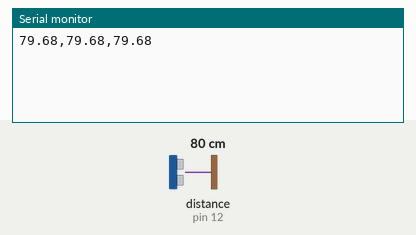
This sketch was run on a simulated Arduino Uno, built with avr-gcc and run on an emulated ATmega328P. On the bench: the last lines printed to the serial monitor. Wiring (inferred from the names in the program): ultrasonic range finder: trigger pin 11; echo pin 12. The inputs (shaded band) are chosen by the test bench; at power-on: distance to the obstacle (sensor on pin 12) 80 cm. The echo pulse lasts 58.3 µs per cm.

Above: at 1.8 s.
1.9 s: distance to the obstacle (sensor on pin 12) set to 2 cm
At 2.8 s:
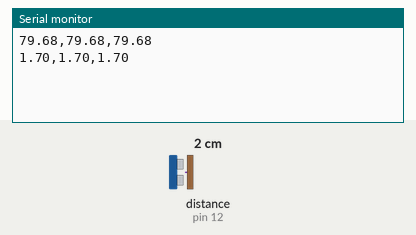
3.4 s: distance to the obstacle (sensor on pin 12) set to 4 cm
At 4.6 s:
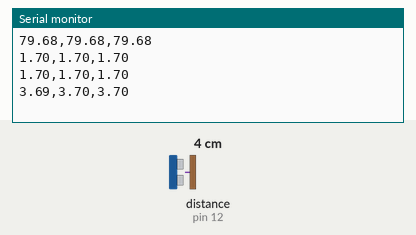
Timing chart, 0 to 6.4 s (numbered marks = the images above; inputs shaded):
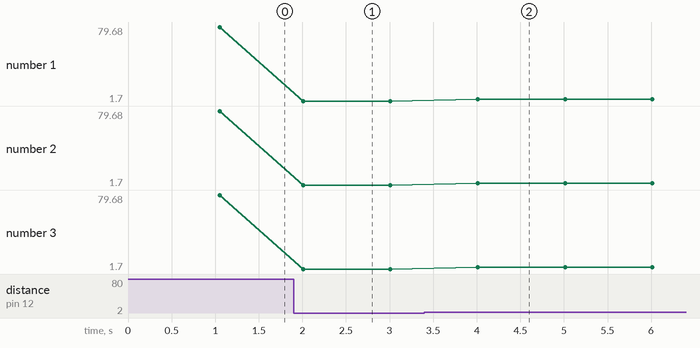

Measured:
- after the input at 1.9 s, the serial monitor: prints a new line after 0.11 s (image 1)
- after the input at 3.4 s, the serial monitor: prints a new line after 0.61 s (image 2)
- plotted number 1: 79.68 → 1.7 after the input at 1.9 s, 1.7 → 3.69 after the input at 3.4 s
- plotted number 2: 79.68 → 1.7 after the input at 1.9 s, 1.7 → 3.7 after the input at 3.4 s
- plotted number 3: 79.68 → 1.7 after the input at 1.9 s, 1.7 → 3.7 after the input at 3.4 s

The sketch:

Ultrasonido_Estadistica.ino
```cpp
/*
 * Codigo para medir distancia con sensor de ultrasonidos
 * Se mide por intervalo de tiempo mediante reloj interno
 * Se realiza calculo estadistico de valor minimo, media y máximo
 * de un array y se imprime por el puerto serie
 *
 * Sensor de Ultrasonidos: HCSR04
 * Trigger pin 11
 * Echo pin 12
 *
 * Jose Pujol
 * Jose Antonio vacas
 * Enero 2018
 */

// Conexion pines del sensor de distancia
const int triggerPin = 11; // Pin donde conectamos el emisor
const int echoPin = 12; // Pin donde conectamos el receptor

// variables para almacenar tiempo actual y tiempo anterior
unsigned long current_time = 0;
unsigned long previous_time = 0;

// constante con el intervalo de tiempo en el calculan las medidas
const long interval = 1000;

// Variables para guardar el valor minimo el medio y el maximo
float fMinimun,fAverage, fMaximun;

void setup() {
  Serial.begin(9600); // Abrimos el puerto serie
  pinMode(triggerPin, OUTPUT); // Configuramos trigger como salida digital
  pinMode(echoPin, INPUT); // Configuramos echo como entrada digital
}

void loop() {
  current_time = millis();  // grabamos el tiempo
  // si el tiempo es mayor que el intervalo medimos
  if (current_time - previous_time > interval) {
    previous_time = current_time; // actualizamos el tiempo
    // llamada a la funcion statisticdata
    statisticdata();
    // se imprimen por pantalla los valores
    Serial.print (fMinimun);  // minimo
    Serial.print (",");
    Serial.print (fAverage);  // media
    Serial.print (",");
    Serial.println (fMaximun); // maximo
  }
}

// funcion para medir la distancia
float  measuringdistance() {
  // Variable para almacenar el tiempo de la onda y la distancia
  float duration, distance;
  //Inicializamos el sensor
  digitalWrite(triggerPin, LOW);
  delayMicroseconds(5);
  // Enviamos una señal activando la salida trigger durante 10 microsegundos
  digitalWrite(triggerPin, HIGH);
  delayMicroseconds(10);
  digitalWrite(triggerPin, LOW);
  // Medimos el ancho del pulso, cuando la lectura sea HIGH
  // devuelve el tiempo transcurrido en microsegundos
  duration = pulseIn(echoPin, HIGH, 15000);
  // Calculamos la distancia en cm y la guardamos en distance
  distance = duration * 0.01715;
  // devolvemos la distancia
  return distance;
}

// Funcion para hacer estadistica sobre las medidas tomadas
void statisticdata() {
  const int numMeasures = 10; // Numero de medidas que se toman
  float measures[numMeasures];  // array con las medidas de distancia obtenidas
  int numData = 0;    // variable que cuuenta el numero de datos con valor >0
  fMinimun = 5000.0;  // se asigna un valor maximo alto
  fMaximun = 0.0;     // valor minimo cero
  float fSum = 0;     // variable para almacenar la suma

  // se guarda el array con las medidas
  for (int i = 0 ; i < numMeasures; i++) {
    measures[i] = measuringdistance(); // llamada a funcion measuringdistance y se almacena en el array
    if (measures[i] > 0) numData++; // se cuenta el numero de medidas >0
  }

  // se calculan el minimo el maximo y la suma
  for (int i = 0 ; i < numMeasures; i++) {
    if (fMinimun > measures[i]  && measures[i] > 0) fMinimun = measures[i]; // se obtiene el minimo
    if (fMaximun < measures[i]) fMaximun = measures[i]; // se obtiene el maximo
    fSum = measures[i] + fSum; // Obtenemos la suma de la serie
  }
  // se obtiene la media en caso de que el numero de datos sea mayor de cero
  if (numData > 0) fAverage = fSum / numData;

}
```
